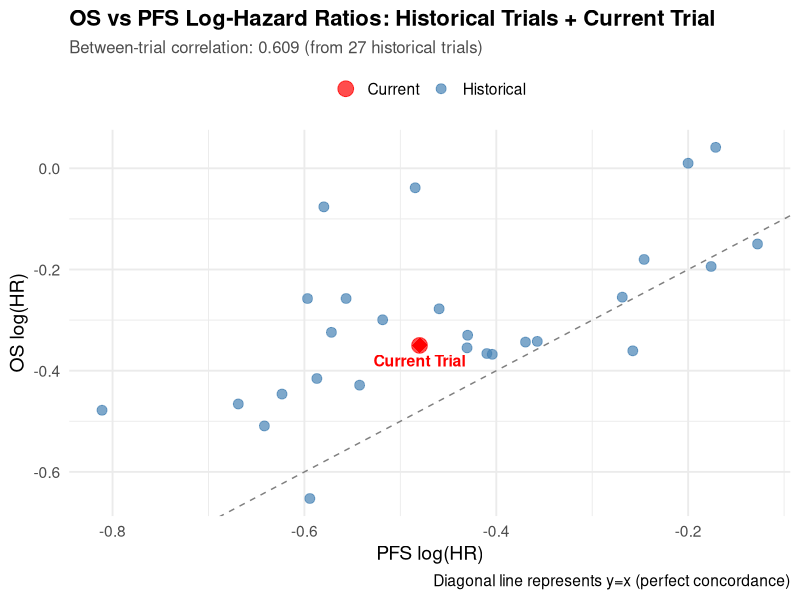

R code for this plot:
# Quick test to verify scatter plot code works
library(tidyverse)
library(MASS)

# Generate test data using same algorithm
set.seed(20260212)
K <- 27

mu_true  <- c(-0.30, -0.45)
tau_true <- c(0.15, 0.15)
rho_true <- 0.65

R_true <- matrix(c(1, rho_true, rho_true, 1), 2, 2, byrow = TRUE)
Sigma_true <- diag(tau_true) %*% R_true %*% diag(tau_true)

theta <- MASS::mvrnorm(n = K, mu = mu_true, Sigma = Sigma_true)

se_os  <- runif(K, 0.10, 0.13)
se_pfs <- runif(K, 0.08, 0.11)
rho_within <- runif(K, 0.55, 0.75)

y <- matrix(NA_real_, nrow = K, ncol = 2)

for (k in 1:K) {
  cov_k <- rho_within[k] * se_os[k] * se_pfs[k]
  W_k <- matrix(c(se_os[k]^2, cov_k, cov_k, se_pfs[k]^2), 2, 2, byrow = TRUE)
  y[k, ] <- MASS::mvrnorm(n = 1, mu = theta[k, ], Sigma = W_k)
}

historical_data <- data.frame(
  loghr_os = y[, 1],
  loghr_pfs = y[, 2],
  type = "Historical"
)

current_trial <- data.frame(
  loghr_os = -0.35,
  loghr_pfs = -0.48,
  type = "Current"
)

plot_data <- rbind(
  historical_data[, c("loghr_pfs", "loghr_os", "type")],
  current_trial[, c("loghr_pfs", "loghr_os", "type")]
)

between_cor <- cor(historical_data$loghr_pfs, historical_data$loghr_os)

cat("Data generated successfully!\n")
cat("Number of historical trials:", nrow(historical_data), "\n")
cat("Between-trial correlation:", round(between_cor, 3), "\n")
cat("OS range:", round(range(historical_data$loghr_os), 3), "\n")
cat("PFS range:", round(range(historical_data$loghr_pfs), 3), "\n")

# Create plot
p <- ggplot(plot_data, aes(x = loghr_pfs, y = loghr_os, color = type, size = type)) +
  geom_point(alpha = 0.7) +
  geom_abline(intercept = 0, slope = 1, linetype = "dashed", color = "gray50", linewidth = 0.5) +
  geom_point(data = current_trial, aes(x = loghr_pfs, y = loghr_os), 
             color = "red", size = 5, shape = 18) +
  annotate("text", x = current_trial$loghr_pfs, y = current_trial$loghr_os - 0.03,
           label = "Current Trial", color = "red", fontface = "bold", size = 4) +
  scale_color_manual(values = c("Historical" = "steelblue", "Current" = "red")) +
  scale_size_manual(values = c("Historical" = 3, "Current" = 5)) +
  labs(
    title = "OS vs PFS Log-Hazard Ratios: Historical Trials + Current Trial",
    subtitle = paste0("Between-trial correlation: ", round(between_cor, 3), 
                     " (from 27 historical trials)"),
    x = "PFS log(HR)",
    y = "OS log(HR)",
    caption = "Diagonal line represents y=x (perfect concordance)"
  ) +
  theme_minimal(base_size = 14) +
  theme(
    legend.position = "top",
    legend.title = element_blank(),
    plot.title = element_text(face = "bold", size = 16),
    plot.subtitle = element_text(size = 12, color = "gray30")
  )

ggsave("scatter_plot_preview.png", p, width = 10, height = 8, dpi = 150)
cat("\nScatter plot saved to scatter_plot_preview.png\n")
